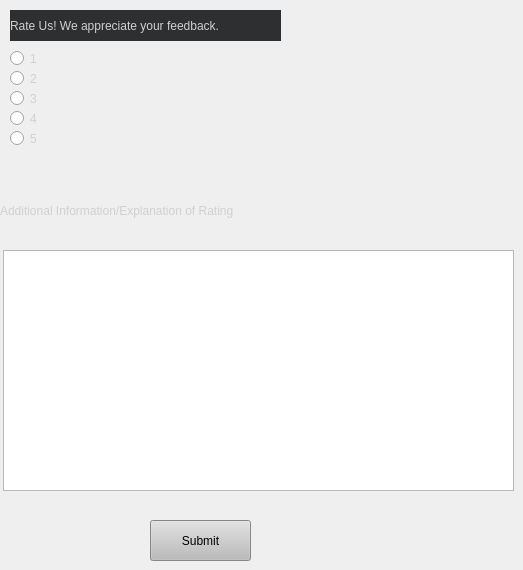
      <widget class="QWidget" name="Survey">
       <attribute name="title">
        <string>Survey</string>
       </attribute>
       <widget class="QLabel" name="rateLabel">
        <property name="geometry">
         <rect>
          <x>10</x>
          <y>10</y>
          <width>271</width>
          <height>31</height>
         </rect>
        </property>
        <property name="styleSheet">
         <string notr="true">background-color: rgb(46, 47, 48);
font: 57 12pt &quot;Counter-Strike&quot;;
color: rgb(208, 208, 208);</string>
        </property>
        <property name="text">
         <string>Rate Us! We appreciate your feedback.</string>
        </property>
       </widget>
       <widget class="QRadioButton" name="radioButton">
        <property name="geometry">
         <rect>
          <x>10</x>
          <y>50</y>
          <width>82</width>
          <height>17</height>
         </rect>
        </property>
        <property name="styleSheet">
         <string notr="true">
font: 57 12pt &quot;Counter-Strike&quot;;
color: rgb(208, 208, 208);</string>
        </property>
        <property name="text">
         <string>1</string>
        </property>
       </widget>
       <widget class="QRadioButton" name="radioButton_2">
        <property name="geometry">
         <rect>
          <x>10</x>
          <y>70</y>
          <width>82</width>
          <height>17</height>
         </rect>
        </property>
        <property name="styleSheet">
         <string notr="true">
font: 57 12pt &quot;Counter-Strike&quot;;
color: rgb(208, 208, 208);</string>
        </property>
        <property name="text">
         <string>2</string>
        </property>
       </widget>
       <widget class="QRadioButton" name="radioButton_3">
        <property name="geometry">
         <rect>
          <x>10</x>
          <y>90</y>
          <width>82</width>
          <height>17</height>
         </rect>
        </property>
        <property name="styleSheet">
         <string notr="true">
font: 57 12pt &quot;Counter-Strike&quot;;
color: rgb(208, 208, 208);</string>
        </property>
        <property name="text">
         <string>3</string>
        </property>
       </widget>
       <widget class="QRadioButton" name="radioButton_4">
        <property name="geometry">
         <rect>
          <x>10</x>
          <y>110</y>
          <width>82</width>
          <height>17</height>
         </rect>
        </property>
        <property name="styleSheet">
         <string notr="true">
font: 57 12pt &quot;Counter-Strike&quot;;
color: rgb(208, 208, 208);</string>
        </property>
        <property name="text">
         <string>4</string>
        </property>
       </widget>
       <widget class="QRadioButton" name="radioButton_5">
        <property name="geometry">
         <rect>
          <x>10</x>
          <y>130</y>
          <width>82</width>
          <height>17</height>
         </rect>
        </property>
        <property name="styleSheet">
         <string notr="true">
font: 57 12pt &quot;Counter-Strike&quot;;
color: rgb(208, 208, 208);</string>
        </property>
        <property name="text">
         <string>5</string>
        </property>
       </widget>
       <widget class="QLabel" name="commentLabel">
        <property name="geometry">
         <rect>
          <x>0</x>
          <y>190</y>
          <width>321</width>
          <height>41</height>
         </rect>
        </property>
        <property name="styleSheet">
         <string notr="true">
font: 57 12pt &quot;Counter-Strike&quot;;
color: rgb(208, 208, 208);</string>
        </property>
        <property name="text">
         <string>Additional Information/Explanation of Rating</string>
        </property>
       </widget>
       <widget class="QTextEdit" name="rateCommentBox">
        <property name="geometry">
         <rect>
          <x>3</x>
          <y>250</y>
          <width>511</width>
          <height>241</height>
         </rect>
        </property>
        <property name="styleSheet">
         <string notr="true">
font: 57 12pt &quot;Counter-Strike&quot;;
color: rgb(208, 208, 208);</string>
        </property>
       </widget>
       <widget class="QPushButton" name="surveySubmitButton">
        <property name="geometry">
         <rect>
          <x>150</x>
          <y>520</y>
          <width>101</width>
          <height>41</height>
         </rect>
        </property>
        <property name="styleSheet">
         <string notr="true">background-color: rgb(188, 188, 188);
font: 57 20pt &quot;Counter-Strike&quot;;</string>
        </property>
        <property name="text">
         <string>Submit</string>
        </property>
       </widget>
      </widget>
